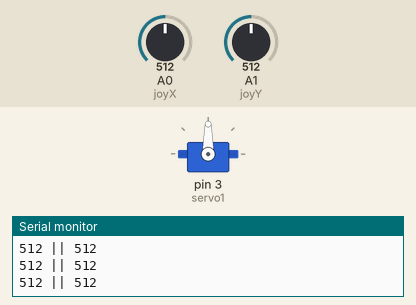
A sketch run on a simulated Arduino Uno, built with avr-gcc and run on an emulated ATmega328P. Parts: servo, the last lines printed to the serial monitor. The test bench sets the inputs (shaded band); at power-on: A1 (joyY) = 512, A0 (joyX) = 512.

Above: at 1.2 s.
1.3 s: A1 (joyY) set to 716
At 1.7 s:
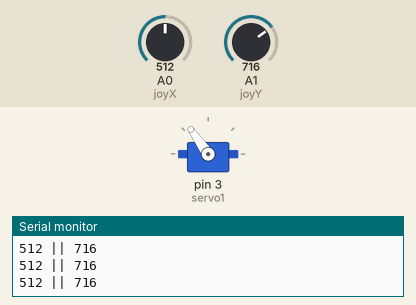
2.8 s: A1 (joyY) set to 983
At 3.7 s:
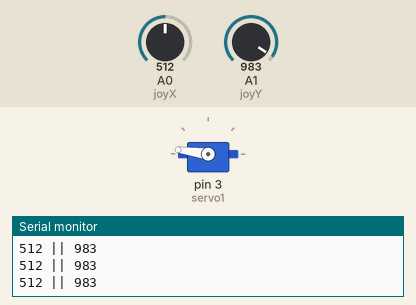
4.3 s: A1 (joyY) set to 1012
At 5.5 s:
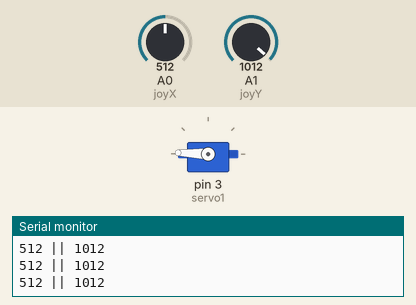
5.8 s: A1 (joyY) set to 1023
At 6.7 s:
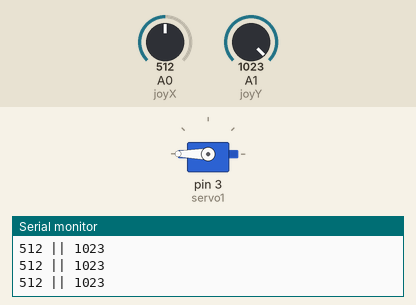
7.3 s: A0 (joyX) set to 109
10.3 s: A0 (joyX) set to 90
Timing chart, 0 to 13.3 s (numbered marks = the images above; inputs shaded):
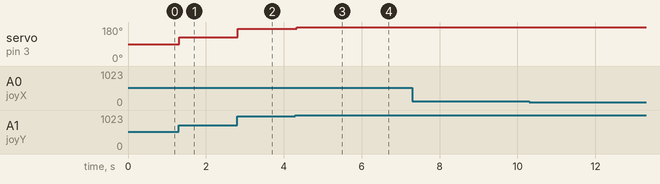

The sketch:

jostick.ino
```cpp
#include <Servo.h>

Servo servo1;

int joyX = 0;
int joyY = 1;

int joyVal;

void setup() {
servo1.attach(3);
Serial.begin(9600);
}

void loop() {
joyVal = analogRead(joyX);
joyVal = map (joyVal, 0, 1023, 0, 180);
servo1.write(joyVal);

joyVal = analogRead(joyY);
joyVal = map (joyVal, 0, 1023, 0, 180);
servo1.write(joyVal);
delay(15);
Serial.print(analogRead(joyX));
Serial.print(" || ");
Serial.print(analogRead(joyY));
Serial.println();
}
```

Measured:
- after the input at 1.3 s, servo on pin 3 (servo1): 90° → 125° at once
- after the input at 2.8 s, servo on pin 3 (servo1): 125° → 172° at once
- after the input at 4.3 s, servo on pin 3 (servo1): 172° → 178° at once
- after the input at 5.8 s, servo on pin 3 (servo1): 178° → 180° at once
